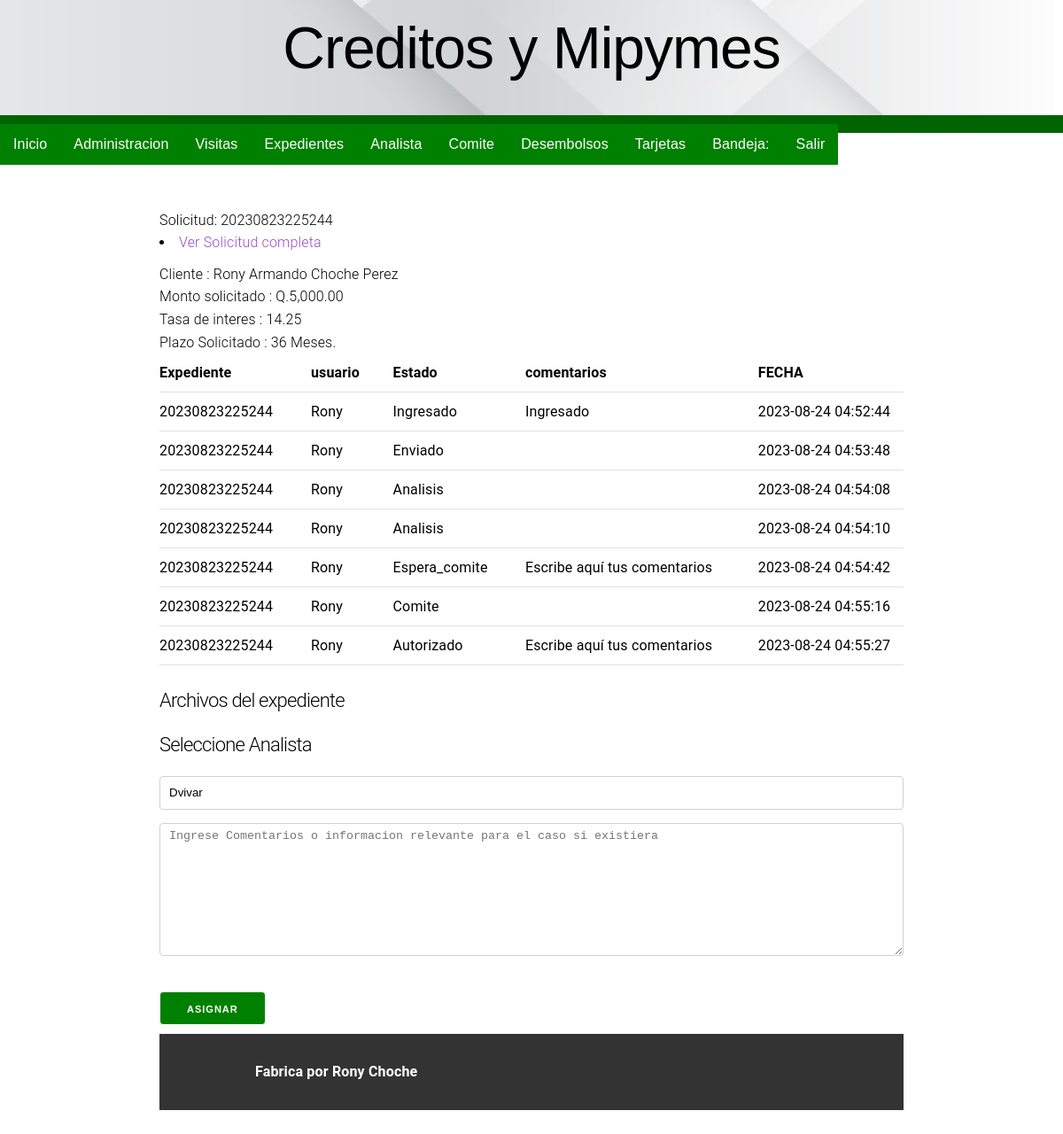
Page /asignacion.php?expediente=20230823225244 on the committed database.
### tables this page shows
CREATE TABLE `solicitudes` (
  `id_solicitud` int(11) NOT NULL,
  `solicitud` varchar(20) NOT NULL,
  `fechahora` timestamp NULL DEFAULT current_timestamp(),
  `garntia` varchar(20) NOT NULL,
  `id_sector` int(3) NOT NULL,
  `sector` varchar(30) NOT NULL,
  `id_supervisor` int(3) NOT NULL,
  `supervisor` varchar(50) NOT NULL,
  `id_agencia` int(3) NOT NULL,
  `agencia` varchar(30) NOT NULL,
  `subproducto` varchar(30) NOT NULL,
  `ncliente` varchar(90) NOT NULL,
  `dpicliente` varchar(20) NOT NULL,
  `dpiletras` varchar(150) NOT NULL,
  `fnac` date NOT NULL,
  `edad` int(3) NOT NULL,
  `direccion` varchar(500) NOT NULL,
  `municipio` varchar(50) NOT NULL,
  `departamento` varchar(40) NOT NULL,
  `genero` varchar(10) NOT NULL,
  `ecivil` varchar(15) NOT NULL,
  `nacionalidad` varchar(30) NOT NULL,
  `profesion` varchar(80) NOT NULL,
  `ltrabajo` varchar(80) NOT NULL,
  `fingreso` date NOT NULL,
  `tiempolaboral` decimal(6,0) NOT NULL,
  `puesto` varchar(80) NOT NULL,
  `ingresos` decimal(20,2) NOT NULL,
  `montosolicitado` decimal(20,2) NOT NULL,
  `plazomeses` int(3) NOT NULL,
  `tasa` decimal(10,2) NOT NULL,
  `cuota` decimal(20,2) NOT NULL,
  `prospeccion` decimal(5,2) NOT NULL,
  `Comentarios` varchar(5000) NOT NULL,
  `estado` varchar(50) NOT NULL,
  `testigo` varchar(100) NOT NULL,
  `dpitestigo` varchar(20) NOT NULL,
  `dpitestigoletras` varchar(150) NOT NULL,
  `usatestigo` tinyint(1) NOT NULL,
  `ugarantia` tinyint(1) NOT NULL,
  `codgarantia` int(2) NOT NULL,
  `tgarantia` varchar(50) NOT NULL,
  `nomgarantia` varchar(70) NOT NULL,
  `fnacgarantia` date NOT NULL,
  `edadgarantia` int(3) NOT NULL,
  `direcciongarantia` varchar(150) NOT NULL,
  `municipio1` varchar(50) NOT NULL,
  `departamento1` varchar(50) NOT NULL,
  `generogarantia` varchar(20) NOT NULL,
  `ecivilgarantia` varchar(20) NOT NULL,
  `nacionalidadgarantia` varchar(50) NOT NULL,
  `profesiongarantia` varchar(80) NOT NULL,
  `trabajogarantia` varchar(150) NOT NULL,
  `finiciogarantia` date NOT NULL,
  `tlabgarantia` int(3) NOT NULL,
  `puestogarantia` varchar(80) NOT NULL,
  `ingresosgarantia1` decimal(20,2) NOT NULL,
  `dpigarantia` varchar(20) NOT NULL,
  `dpiletrasgarantia` varchar(150) NOT NULL,
  `usatestigo1` tinyint(1) NOT NULL,
  `testigo1` varchar(80) NOT NULL,
  `dpitestigo1` varchar(20) NOT NULL,
  `dpitestigoletras1` varchar(150) NOT NULL,
  `analista` varchar(20) NOT NULL,
  `fechapago` int(2) NOT NULL,
  `destino` varchar(80) NOT NULL,
  `acta` int(6) NOT NULL,
  `fechacomite` timestamp NOT NULL DEFAULT current_timestamp(),
  `punto` varchar(10) NOT NULL,
  `inciso` varchar(5) NOT NULL,
  `usuarioingreso` varchar(20) NOT NULL,
  `correoingreso` varchar(100) NOT NULL,
  `correosupervisor` varchar(100) NOT NULL,
  `correoanalista` varchar(100) NOT NULL,
  `fechaanalisis` timestamp(6) NOT NULL DEFAULT '0000-00-00 00:00:00.000000',
  `promotor` varchar(40) NOT NULL
);

CREATE TABLE `comentarios` (
  `id_comentario` int(11) NOT NULL,
  `expediente` varchar(30) NOT NULL,
  `usuario` varchar(20) NOT NULL,
  `estado` varchar(20) NOT NULL,
  `comentarios` varchar(800) NOT NULL,
  `fechahora` timestamp NULL DEFAULT current_timestamp()
);

### src/asignacion.php (the view, shortened to what this page needs)
<?php require( 'templates/header.php' ); ?>
 <?php require( 'init.php' ); ?>
 <?php
 $expediente = $_GET["expediente"];
echo "Solicitud: ".$expediente;
 $conn=$app_db;
  ?>
  <?php
    $sql = "SELECT * FROM comentarios WHERE expediente = $expediente";
    $result = $conn->query($sql);
    $sql1 = "SELECT * FROM solicitudes WHERE solicitud = $expediente";
    $result1 = $conn->query($sql1);
    echo "<li><a target='_blank' href=\"consultasol.php?expediente=".$_GET["expediente"]. "\" >Ver Solicitud completa</a></li>";
    if ($result1->num_rows > 0) {
        while ($row1 = $result1->fetch_assoc()) {
            echo "Cliente :            ".$row1["ncliente"]."<br>";
            echo "Monto solicitado : Q.".$formateado = number_format($row1['montosolicitado'], 2, '.', ',')."<br>";
            echo "Tasa de interes :    ".$row1["tasa"]."<br>";
            echo "Plazo Solicitado :   ".$row1["plazomeses"]." Meses."."<br>";
        }
    } else {
        echo "<tr><td colspan='3'>No se encontraron resultados</td></tr>";
    }
      echo "<table>";
      echo "<tr><th>Expediente</th><th>usuario</th><th>Estado</th><th>comentarios</th><th>FECHA</th></tr>";
      if ($result->num_rows > 0) {
          while ($row = $result->fetch_assoc()) {
              echo "<tr><td>".$row["expediente"]."</td><td>".$row["usuario"]."</td><td>".$row["estado"]."</td><td>".$row["comentarios"]."</td><td>".$row["fechahora"]."</td></tr>";
          }
      } else {
          echo "<tr><td colspan='3'>No se encontraron resultados</td></tr>";
      }
      echo "</table>";
 ?>
 <h4>Archivos del expediente</h4>
  <?php
 echo "<table>";
 ?>
 <h4>Seleccione Analista</h4>
 <form action="asig.php?expediente=<?php echo $expediente; ?>" method="post">
   <label><select  name="analista">
     <?php
         $con=$app_db;
         $sql1="SELECT * FROM usuarios WHERE rol_id=5 OR rol_id=2  ";
         $query1=mysqli_query($con,$sql1);
       foreach ($query1 as $opciones) {?>
           <option name="analista" value="<?php echo $opciones['username'] ?>"><?php echo $opciones['username'] ?></option>
     <?php  }    ?>
       </label>
       <textarea name="comentariosasignacion" rows="5"  cols="10" placeholder="Ingrese Comentarios o informacion relevante para el caso si existiera"></textarea><br><br>
      <button name="submit" value="Si">Asignar</button>
 </form>
 <?php  require( 'templates/footer.php' );?>

### src/templates/header.php (shortened to what this page needs)
	<html lang="en">
	<link rel="stylesheet" href="assets/style.css">
<body>
<nav id="site-navigation" role="navigation" class="row row-center">
	<div id="header" >
		<h1>
			<a href="index.php">Creditos y Mipymes</a>
		</h1>
		<ul class="nav">
			<li><a href="index.php">Inicio</a>
			</li>
			<li><a href="index.php">Administracion</a>
			</li>
      <li><a href="index.php">Visitas</a>
			</li>
			<li><a href="index.php">Expedientes</a>
			</li>
      <li><a href="index.php">Analista</a>
      </li>
        <li><a href="">Comite</a>
        </li>
        <li><a href="">Desembolsos</a>
        </li>
        <li><a href="">Tarjetas</a>
        </li>
        <li><a href="index.php">Bandeja: <?php echo $_SESSION	['username']; ?></a>
      								<li><a href="logout.php">Salir</a></li>
      										</ul>
	</div>
</nav>
<div	 id="content" >

### src/templates/footer.php
</div>
<footer id="footer">
	<div id="inner-footer">
		Fabrica por Rony Choche
	</div>
</footer>
</body>
</html>

### src/assets/style.css (style rules this page uses)
*, *:after, *:before { box-sizing: inherit; }
html { box-sizing: border-box; font-size: 62.5%; }
body { color: #000000; font-family: 'Roboto', 'Helvetica Neue', 'Helvetica', 'Arial', sans-serif; font-size: 1.6em; font-weight: 300; letter-spacing: .01em; line-height: 1.6; margin:0; }
.button, button, input[type='button'], input[type='reset'], input[type='submit'] { background-color: green; border: 0.1rem solid white; border-radius: .4rem; color: #fff; cursor: pointer; display: inline-block; font-size: 1.1rem; font-weight: 700; height: 3.8rem; letter-spacing: .1rem; line-height: 3.8rem; padding: 0 3.0rem; text-align: center; text-decoration: none; text-transform: uppercase; white-space: nowrap; }
input[type='email'], input[type='number'], input[type='password'], input[type='search'], input[type='tel'], input[type='text'], input[type='url'], textarea, select { -webkit-appearance: none; -moz-appearance: none; appearance: none; background-color: transparent; border: 0.1rem solid #d1d1d1; border-radius: .4rem; box-shadow: none; box-sizing: inherit; height: 3.8rem; padding: .6rem 1.0rem; width: 100%; }
textarea { min-height: 6.5rem; }
label, legend { display: block; font-size: 1.6rem; font-weight: 700; margin-bottom: .5rem; }
.row { display: flex; flex-direction: column; padding: 0; width: 100%; }
.row.row-center { align-items: center; }
@media (min-width: 40rem) { .row { flex-direction: row; margin-left: -1.0rem; width: calc(100% + 2.0rem); } }
a { color: #9b4dca; text-decoration: none; }
dl, ol, ul { list-style: none; margin-top: 0; padding-left: 0; }
ul { list-style: circle inside; }
.button, button, dd, dt, li { margin-bottom: 1.0rem; }
fieldset, input, select, textarea { margin-bottom: 1.5rem; }
blockquote, dl, figure, form, ol, p, pre, table, ul { margin-bottom: 2.5rem; }
table { border-spacing: 0; width: 100%; }
td, th { border-bottom: 0.1rem solid #e1e1e1; padding: 1.2rem 1.5rem; text-align: left; }
td:first-child, th:first-child { padding-left: 0; }
td:last-child, th:last-child { padding-right: 0; }
h1, h2, h3, h4, h5, h6 { font-weight: 300; letter-spacing: -.1rem; margin-bottom: 2.0rem; margin-top: 0; }
h1 { font-size: 4.6rem; line-height: 1.2; }
h4 { font-size: 2.2rem; letter-spacing: -.08rem; line-height: 1.35; }
nav#site-navigation { text-align: center; margin-bottom: 3rem; }
nav#site-navigation h1 { background: #008000 url('2.jpeg') no-repeat left bottom; background-size: cover; margin-bottom:0; padding-bottom:2rem; display: flex; justify-content: center; height:130px; align-items: center; }
nav#site-navigation h1 > a { display: inline-block; padding:1rem; font-size:6.6rem; color:black; }
nav#site-navigation ul { background: #006400; padding:1rem; }
nav#site-navigation ul a { color:white; }
#content { width:70%; margin:0 auto; padding-top:1rem; padding-bottom:1rem; }
#footer { background:#333; padding:3rem; width:100%; }
#inner-footer { width:80%; margin:0 auto; color:white; }
textarea { width:100% !important; height:150px; }

### src/templates/header.php (style rules this page uses)
* { padding: 0px; margin:0px; }
#header { margin: 0px; width: 5000px; font-family:Arial; }
ul,ol { list-style: none; }
.nav li a { background-color:green; color: #fff; text-decoration: none; padding: 10px 15px; display: block; }
.nav > li { float: left; }

### rows in the picture
solicitudes: ncliente "Rony Armando Choche Perez", montosolicitado "5,000.00", tasa "14.25", plazomeses "36"
comentarios: expediente "20230823225244", usuario "Rony", estado "Ingresado", comentarios "Ingresado", fechahora "2023-08-24 04:52:44"
comentarios: expediente "20230823225244", usuario "Rony", estado "Enviado", fechahora "2023-08-24 04:53:48"
comentarios: expediente "20230823225244", usuario "Rony", estado "Analisis", fechahora "2023-08-24 04:54:08"
comentarios: expediente "20230823225244", usuario "Rony", estado "Analisis", fechahora "2023-08-24 04:54:10"
comentarios: expediente "20230823225244", usuario "Rony", estado "Espera_comite", comentarios "Escribe aquí tus comentarios", fechahora "2023-08-24 04:54:42"
comentarios: expediente "20230823225244", usuario "Rony", estado "Comite", fechahora "2023-08-24 04:55:16"
comentarios: expediente "20230823225244", usuario "Rony", estado "Autorizado", comentarios "Escribe aquí tus comentarios", fechahora "2023-08-24 04:55:27"

### other values in the picture
$expediente "20230823225244"
form field analista "Dvivar"
